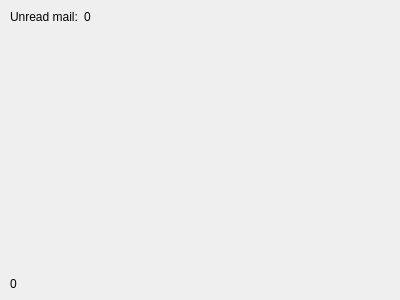
<?xml version="1.0" encoding="UTF-8"?>
<ui version="4.0">
 <class>DebugWidget</class>
 <widget class="QWidget" name="DebugWidget">
  <property name="geometry">
   <rect>
    <x>0</x>
    <y>0</y>
    <width>400</width>
    <height>300</height>
   </rect>
  </property>
  <property name="windowTitle">
   <string>SysTray-X Debug</string>
  </property>
  <widget class="QWidget" name="layoutWidget">
   <property name="geometry">
    <rect>
     <x>10</x>
     <y>10</y>
     <width>381</width>
     <height>281</height>
    </rect>
   </property>
   <layout class="QGridLayout" name="gridLayout">
    <item row="5" column="0">
     <widget class="QLabel" name="rawDataLengthLabel">
      <property name="text">
       <string>0</string>
      </property>
     </widget>
    </item>
    <item row="3" column="0" colspan="2">
     <widget class="QLabel" name="errorLabel">
      <property name="text">
       <string/>
      </property>
     </widget>
    </item>
    <item row="1" column="0">
     <spacer name="verticalSpacer">
      <property name="orientation">
       <enum>Qt::Vertical</enum>
      </property>
      <property name="sizeHint" stdset="0">
       <size>
        <width>20</width>
        <height>40</height>
       </size>
      </property>
     </spacer>
    </item>
    <item row="0" column="1">
     <widget class="QLabel" name="unreadMailLabel">
      <property name="text">
       <string>0</string>
      </property>
     </widget>
    </item>
    <item row="1" column="1">
     <spacer name="horizontalSpacer">
      <property name="orientation">
       <enum>Qt::Horizontal</enum>
      </property>
      <property name="sizeHint" stdset="0">
       <size>
        <width>40</width>
        <height>20</height>
       </size>
      </property>
     </spacer>
    </item>
    <item row="5" column="1">
     <widget class="QLabel" name="rawDataLabel">
      <property name="text">
       <string/>
      </property>
     </widget>
    </item>
    <item row="0" column="0">
     <widget class="QLabel" name="unreadMailTextLabel">
      <property name="text">
       <string>Unread mail:</string>
      </property>
     </widget>
    </item>
    <item row="2" column="0" colspan="2">
     <widget class="QLabel" name="messageLabel">
      <property name="text">
       <string/>
      </property>
     </widget>
    </item>
   </layout>
  </widget>
 </widget>
 <resources/>
 <connections/>
</ui>
